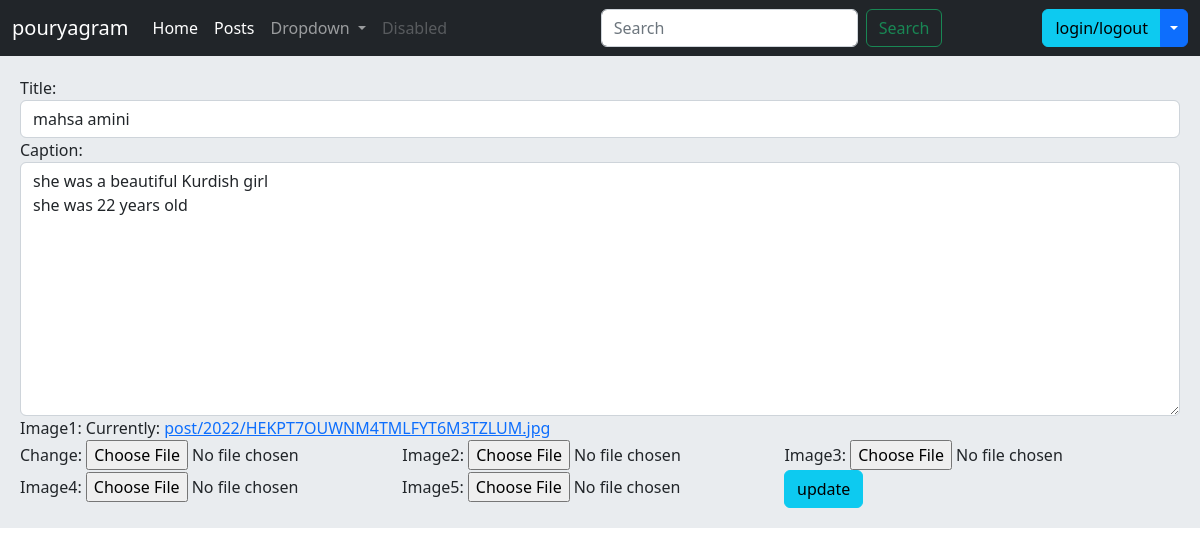
/post/update-post/18/, run on the app's committed database.
### post/models.py (models this page shows, shortened)
class Post(models.Model):
    user = models.ForeignKey(User, on_delete=models.CASCADE)
    title = models.CharField(max_length=100)
    slug = models.SlugField(max_length=100)
    caption = models.TextField()
    created = models.DateTimeField(auto_now_add=True)
    updated = models.DateTimeField(auto_now=True)
    is_puplished = models.BooleanField(default=False)
    image = models.OneToOneField(Image, on_delete=models.CASCADE)

class Image(models.Model):
    image1 = models.ImageField(upload_to="post/%Y/")
    image2 = models.ImageField(null=True, blank=True, upload_to="post/%Y/")
    image3 = models.ImageField(null=True, blank=True, upload_to="post/%Y/")
    image4 = models.ImageField(null=True, blank=True, upload_to="post/%Y/")
    image5 = models.ImageField(null=True, blank=True, upload_to="post/%Y/")

### post/views.py (the view, shortened to what this page needs)
# urls.py: path('update-post/<int:post_id>/', views.UpdatePost.as_view(), name='update-post'),
class UpdatePost(View):
    form_class = PostUpdateForm
    @staticmethod
    def get(request, post_id):
        post = Post.objects.get(pk=post_id)
        image = Image.objects.get(post=post)
        form1 = PostUpdateForm(instance=post)
        form2 = PostImageUpdateForm(instance=image)
        context = {
            'form1': form1,
            'form2': form2
        }
        return render(request, 'post/update_post.html', context)

### post/forms.py
class PostUpdateForm(forms.ModelForm):
    class Meta:
        model = Post
        fields = ('title', 'caption')
        widgets = {
            'title': forms.TextInput(attrs={'class': 'form-control'}),
            'caption': forms.Textarea(attrs={'class': 'form-control'}),
        }

class PostImageUpdateForm(forms.ModelForm):
    class Meta:
        model = Image
        fields = ('image1', 'image2', 'image3', 'image4', 'image5')

### post/templates/post/update_post.html (shortened to what this page needs)
{% extends 'base.html' %}
{% block content %}
    <form method="post" enctype="multipart/form-data" >
        {{ form1 }}
        {{ form2 }}
        <input type="submit" value="update" class="btn btn-info">
    </form>
{% endblock %}

### data on the page
Post: title "mahsa amini", caption "she was a beautiful Kurdish girl she was 22 years old"
